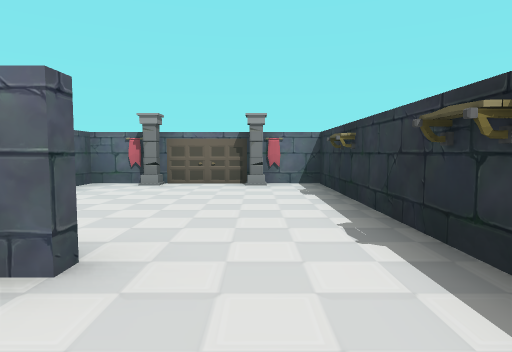
view 1 (above)

16 first-person views from a walk through a 3-D level made in the Unity game engine. The camera is 1.2 m above the floor, tilts 4° down and sees 75° across. The floor is counted in squares, 2 m on a side. Each view is taken from the middle of a square. On the plan, view 1 faces up. The plan holds only what a view shows up to about 10 squares ahead; the rest is blank. The player character is not drawn. Some animated figures are not drawn. Door leaves are left out, so doorways stand open.

view 2
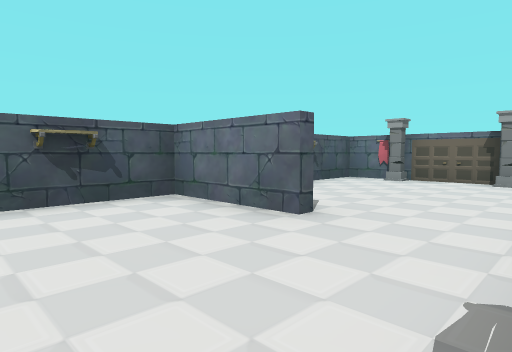

view 3
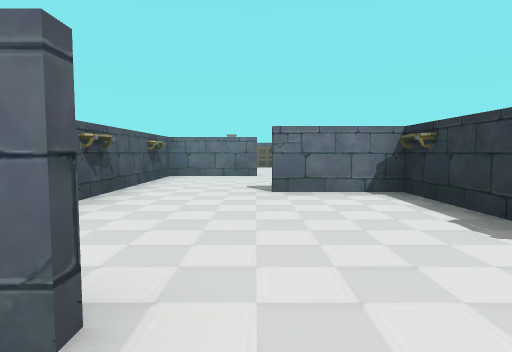

view 4
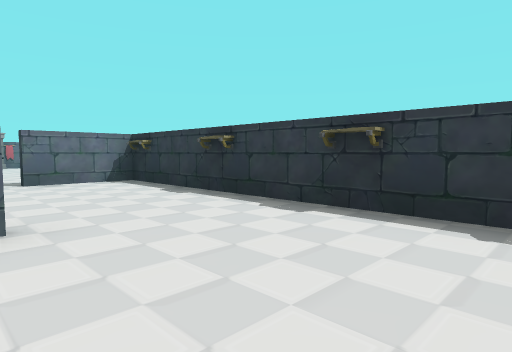

view 5
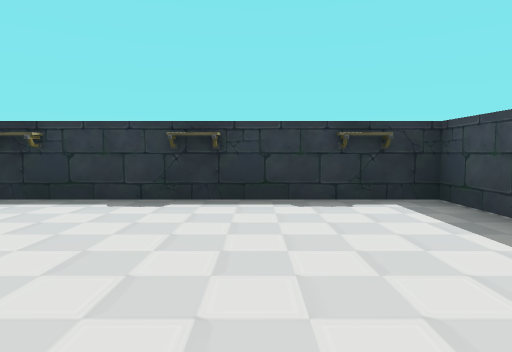

view 6
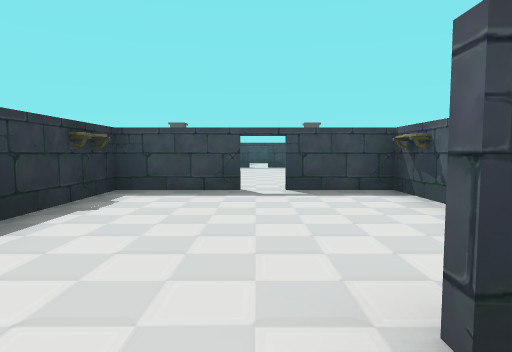

view 7
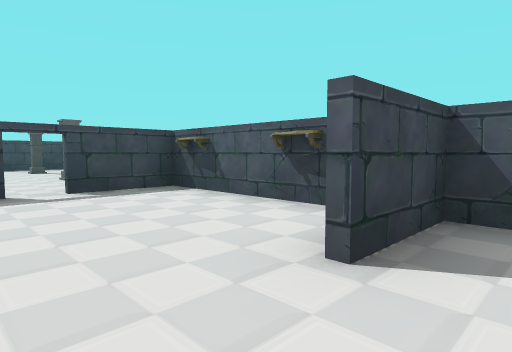

view 8
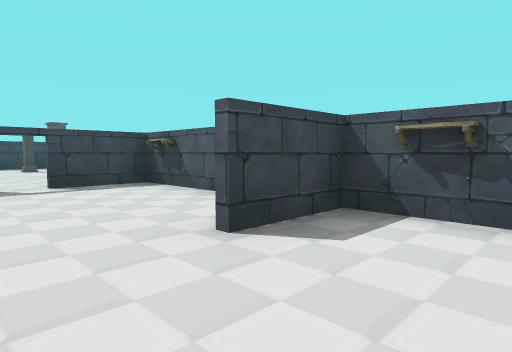

view 9
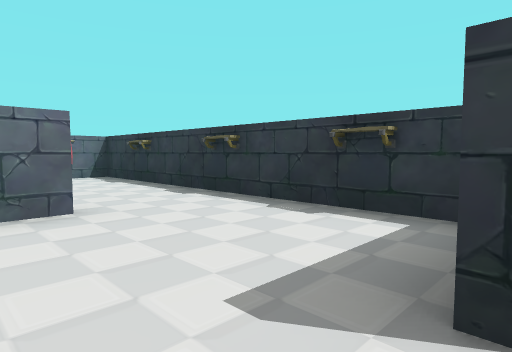

view 10
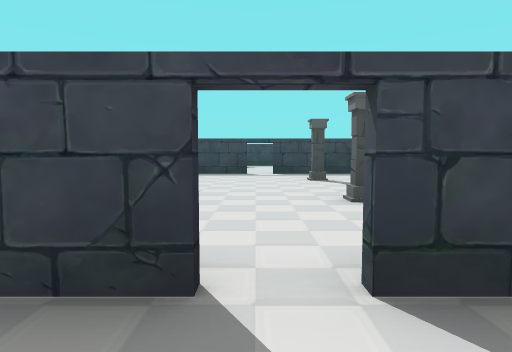

view 11
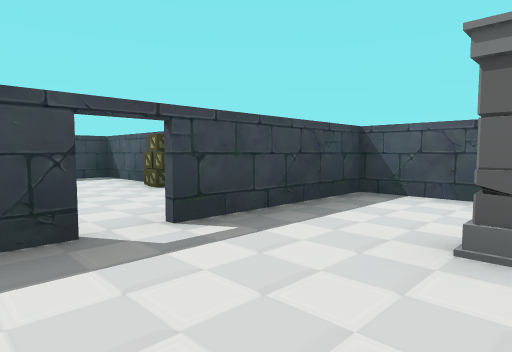

view 12
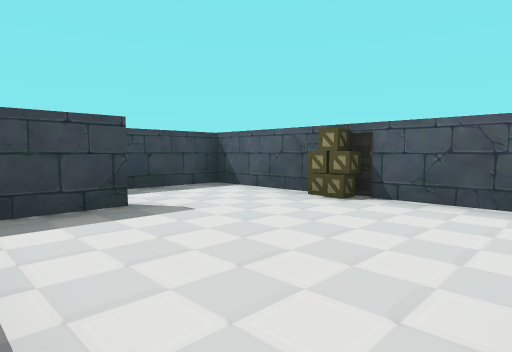

view 13
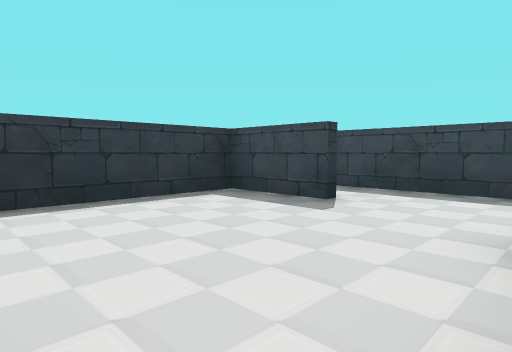

view 14
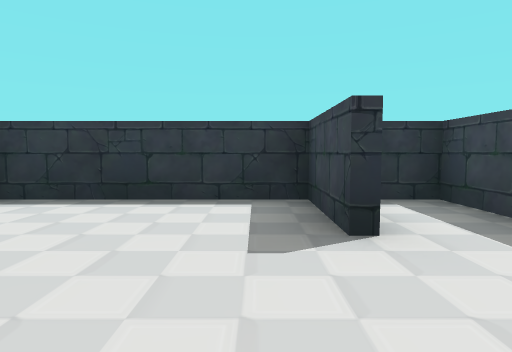

view 15
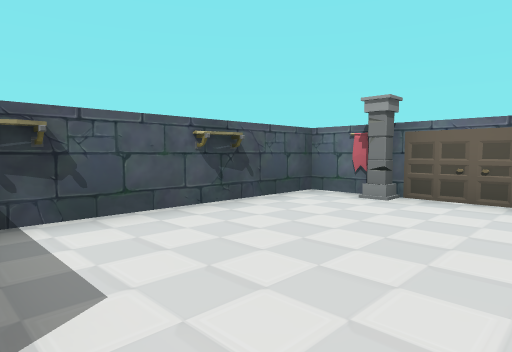

view 16
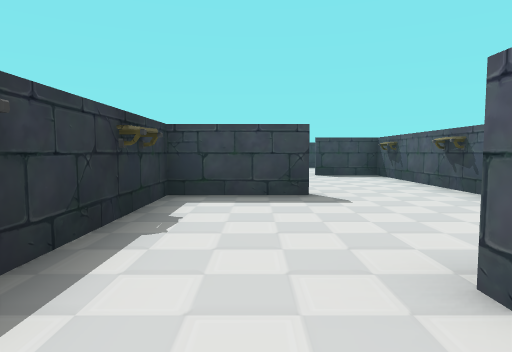

### Floor plan
Points are (right, up) in squares from view 1. A wall is a line through its corners. A room is listed if a view was taken in it or the views show most of it. See-through windows are left out.
Room 1 (views 1, 2, 3, 4, 5, 6, 7, 8, 9, 10)
walls: (-0.9, -1.7) (0.5, -1.7); (0.5, -1.9) (-0.8, -1.9); (-3.2, -5.9) (-1.5, -5.9); (1.3, -1.5) (1.3, 1.5); (-0.9, 1.6) (-2.5, 1.6); (-3.2, 1.5) (-3.2, -9.5); (-0.8, -10.4) (1.3, -10.4) (1.3, -2.5); (-2.5, -10.4) (-1.4, -10.4)
ways out: open door at (-1, -10) to room 2; opening at (0.5, 2) to room 4
objects: other object (-3, -7); other object (-3, -5); other object (-3, -2); other object (-3, 0); other object (1, -9); other object (1, -7); other object (1, -5); other object (1, 0)
Room 2 (view 11)
walls: (-0.8, -18.5) (0.8, -18.5); (-4.7, -16.9) (-4.7, -18.5) (-1.4, -18.5)
ways out: open door at (-1, -10) to room 1; open door at (-1, -18.5) to room 3
objects: column (-2, -16); column (-2, -13); other object (1, -13)
Room 3 (views 12, 13, 14)
walls: (-0.6, -22.7) (1.3, -22.7) (1.3, -18.6); (-3.2, -19.5) (-3.2, -24.4) (1.3, -24.4) (1.3, -23.5)
ways out: open door at (-1, -18.5) to room 2
objects: box (-3, -21)
Room 4 (views 15, 16)
walls: (-1, 6.5) (-1.5, 6.6); (-0.8, 6.5) (-1.8, 6.4); (1.3, 1.5) (1.3, 6.5) (-3.2, 6.5) (-3.2, 2.4)
ways out: opening at (0.5, 2) to room 1
objects: other object (-3, 5); column (-3, 6); other object (-2, 6); column (-1, 6); other object (0, 6); other object (1, 2); other object (1, 5)

Where each view was taken, in squares from view 1:
view 1: 0 up, 0 right, facing up
view 2: 1 down, 1 right, facing up-left
view 3: 7 down, 1 left, facing up
view 4: 9 down, 2 left, facing up-right
view 5: 8 down, 3 left, facing right
view 6: 5 down, 1 left, facing down
view 7: 5 down, 0 right, facing down-left
view 8: 4 down, 0 right, facing down-left
view 9: 2 down, 2 left, facing up-right
view 10: 9 down, 1 left, facing down
view 11: 16 down, 0 right, facing down-left
view 12: 19 down, 1 right, facing down-left
view 13: 19 down, 3 left, facing down-right
view 14: 22 down, 3 left, facing right
view 15: 2 up, 0 right, facing up-left
view 16: 3 up, 0 right, facing down
